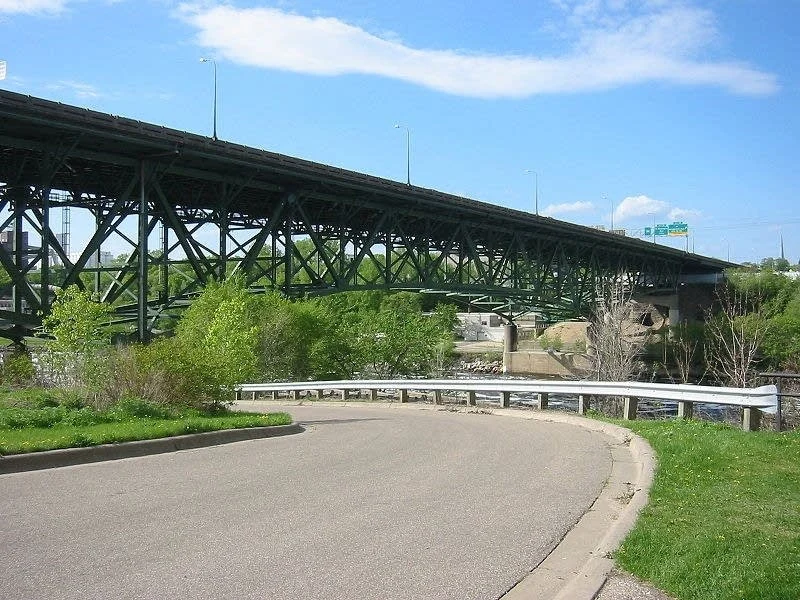
#> input picture images/img4.webp, 800 x 600 px
$ jupyter execute Strain_Gauge_Analysis.ipynb
#> lines starting #> are read from the running program, lines starting #| are printed output that depends on the picture
# Strain Gauge

**Author :** Mohammadebrahim Asgari
**Affiliation :** Department of Computer Engineering, Ferdowsi University Of Mashhad
**Contact :** mohammadebrahim340720@gmail.com


## What is a Strain Gauge and How Do They Work?
Strain is a dimensionless measurement that is a ratio of the change in length to the,
original length of an object. Therefore, a positive strain is the result of stretching
a material and negative strain is the result of compression. Stress is a measurement of
the force applied divided by the initial cross-sectional area of an object, or the internal,
resisting capacity of an object....
Each strain gauge is composed of a metal foil insulated by a flexible substrate, as
shown in the figure under. The two leads pass a current through the gauge, and as the,
surface of the object being measured stretches or contracts, the change in resistance is
measured. This change in resistance is proportional to the change in length on the,
surface of the object being tested, as shown in the equation below.  In simple terms: This formula states that the change in resistance of a Strain Gauge is directly proportional to the strain of the object to which it is attached.

$$ \frac{\Delta R}{R} = k \cdot \varepsilon $$

Where:
- \(R\) = Resistance (**Ω**)
- \(ΔR\) = Change in resistance (**Ω**)
- \(k\) = Gauge Factor
- \(ε\) = Strain

      Example of a strain gauge                                         Composition of a strain gauge

## Strain Gauge Applications:
The fields of civil engineering and geotechnical monitoring regularly use strain gauges
to detect failures in structures like bridges, buildings, and much more. These structures
require constant monitoring because any significant deformation could lead to injuries
or death. These gauges are commonly used because they have high precision, function
well at long distances from the test object.


For example, aerospace applications use millions of strain gauges to verify results from
CAD (Computer Aided Design) and FEA (Finite Element Analysis) simulations.
These tests are often conducted in dynamic conditions to display an accurate representation of how different forces affect aircraft.

[cell 1]
from PIL import Image
import matplotlib.pyplot as plt

def display_images():
    img1 = Image.open("images/img4.webp")
#> img1 is the input picture: PIL image 800x600 RGB; mean R, G, B 129.4, 148.6, 146.7
    img2 = Image.open("images/img5.webp")
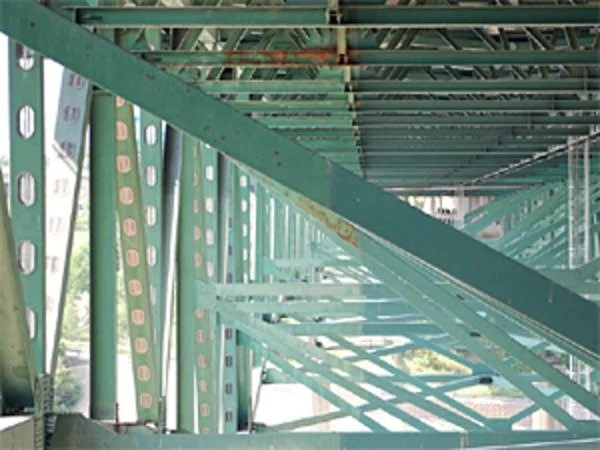
#> input picture images/img5.webp, 600 x 450 px
#> img2 is the input picture: PIL image 600x450 RGB; mean R, G, B 115.9, 140.2, 129.4

    img1 = img1.resize((300, img1.height * 300 // img1.width))
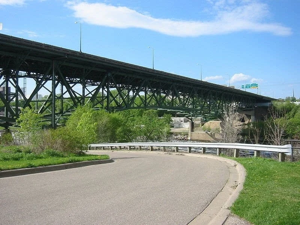
#> img1: PIL image 300x225 RGB; mean R, G, B 129.4, 148.6, 146.7
    img2 = img2.resize((300, img2.height * 300 // img2.width))
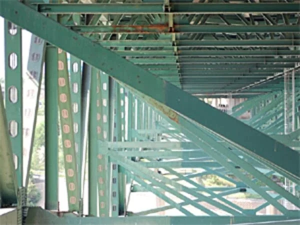
#> img2: PIL image 300x225 RGB; mean R, G, B 115.9, 140.2, 129.4

    new_img = Image.new('RGB', (img1.width + img2.width + 100, max(img1.height, img2.height)), (255, 255, 255))
#> new_img: PIL image 700x225 RGB; every value is 255

    new_img.paste(img1, (0, 0))
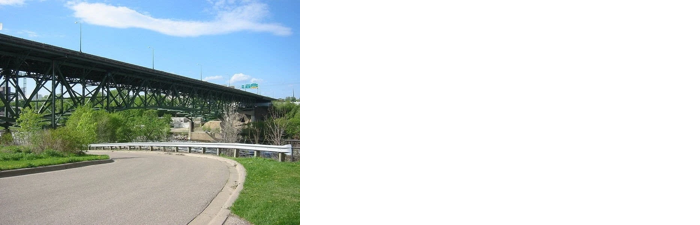
#> new_img: PIL image 700x225 RGB; mean R, G, B 201.2, 209.4, 208.6
    new_img.paste(img2, (img1.width + 100, 0))
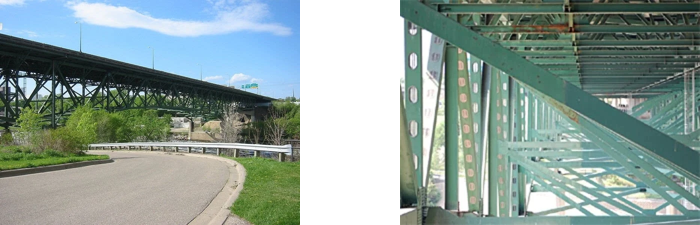
#> new_img: PIL image 700x225 RGB; mean R, G, B 141.5, 160.2, 154.8

    plt.imshow(new_img)
    plt.axis('off')
    plt.show()

display_images()
